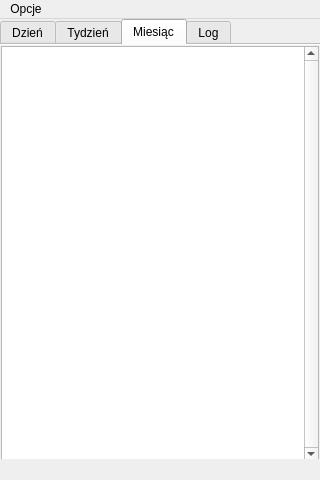
<?xml version="1.0" encoding="UTF-8"?>
<ui version="4.0">
 <class>MainWindow</class>
 <widget class="QMainWindow" name="MainWindow">
  <property name="windowModality">
   <enum>Qt::ApplicationModal</enum>
  </property>
  <property name="geometry">
   <rect>
    <x>0</x>
    <y>0</y>
    <width>320</width>
    <height>480</height>
   </rect>
  </property>
  <property name="sizePolicy">
   <sizepolicy hsizetype="Minimum" vsizetype="Minimum">
    <horstretch>0</horstretch>
    <verstretch>0</verstretch>
   </sizepolicy>
  </property>
  <property name="minimumSize">
   <size>
    <width>320</width>
    <height>480</height>
   </size>
  </property>
  <property name="maximumSize">
   <size>
    <width>320</width>
    <height>500</height>
   </size>
  </property>
  <property name="baseSize">
   <size>
    <width>320</width>
    <height>480</height>
   </size>
  </property>
  <property name="windowTitle">
   <string>MainWindow</string>
  </property>
  <property name="documentMode">
   <bool>false</bool>
  </property>
  <property name="tabShape">
   <enum>QTabWidget::Rounded</enum>
  </property>
  <widget class="QWidget" name="centralWidget">
   <widget class="QTabWidget" name="tabWidget_30">
    <property name="geometry">
     <rect>
      <x>0</x>
      <y>0</y>
      <width>320</width>
      <height>440</height>
     </rect>
    </property>
    <property name="minimumSize">
     <size>
      <width>320</width>
      <height>440</height>
     </size>
    </property>
    <property name="maximumSize">
     <size>
      <width>320</width>
      <height>440</height>
     </size>
    </property>
    <property name="baseSize">
     <size>
      <width>320</width>
      <height>440</height>
     </size>
    </property>
    <property name="tabShape">
     <enum>QTabWidget::Rounded</enum>
    </property>
    <property name="currentIndex">
     <number>2</number>
    </property>
    <property name="usesScrollButtons">
     <bool>false</bool>
    </property>
    <property name="documentMode">
     <bool>true</bool>
    </property>
    <widget class="QWidget" name="tabMain">
     <property name="minimumSize">
      <size>
       <width>320</width>
       <height>439</height>
      </size>
     </property>
     <property name="maximumSize">
      <size>
       <width>320</width>
       <height>439</height>
      </size>
     </property>
     <property name="baseSize">
      <size>
       <width>320</width>
       <height>439</height>
      </size>
     </property>
     <attribute name="title">
      <string>Dzień</string>
     </attribute>
     <widget class="QListWidget" name="listWidget">
      <property name="geometry">
       <rect>
        <x>1</x>
        <y>1</y>
        <width>318</width>
        <height>416</height>
       </rect>
      </property>
      <property name="minimumSize">
       <size>
        <width>318</width>
        <height>416</height>
       </size>
      </property>
      <property name="maximumSize">
       <size>
        <width>318</width>
        <height>416</height>
       </size>
      </property>
      <property name="baseSize">
       <size>
        <width>318</width>
        <height>416</height>
       </size>
      </property>
      <property name="frameShape">
       <enum>QFrame::StyledPanel</enum>
      </property>
      <property name="frameShadow">
       <enum>QFrame::Sunken</enum>
      </property>
      <property name="lineWidth">
       <number>1</number>
      </property>
      <property name="midLineWidth">
       <number>0</number>
      </property>
      <property name="verticalScrollBarPolicy">
       <enum>Qt::ScrollBarAlwaysOn</enum>
      </property>
      <property name="horizontalScrollBarPolicy">
       <enum>Qt::ScrollBarAlwaysOff</enum>
      </property>
      <property name="autoScroll">
       <bool>true</bool>
      </property>
      <property name="autoScrollMargin">
       <number>16</number>
      </property>
      <property name="verticalScrollMode">
       <enum>QAbstractItemView::ScrollPerPixel</enum>
      </property>
      <property name="layoutMode">
       <enum>QListView::Batched</enum>
      </property>
      <property name="spacing">
       <number>3</number>
      </property>
      <property name="currentRow">
       <number>-1</number>
      </property>
     </widget>
    </widget>
    <widget class="QWidget" name="tab7">
     <attribute name="title">
      <string>Tydzień</string>
     </attribute>
     <widget class="QListWidget" name="listWidget_7">
      <property name="geometry">
       <rect>
        <x>1</x>
        <y>1</y>
        <width>318</width>
        <height>416</height>
       </rect>
      </property>
      <property name="minimumSize">
       <size>
        <width>318</width>
        <height>416</height>
       </size>
      </property>
      <property name="maximumSize">
       <size>
        <width>318</width>
        <height>416</height>
       </size>
      </property>
      <property name="baseSize">
       <size>
        <width>318</width>
        <height>416</height>
       </size>
      </property>
      <property name="frameShape">
       <enum>QFrame::StyledPanel</enum>
      </property>
      <property name="frameShadow">
       <enum>QFrame::Sunken</enum>
      </property>
      <property name="lineWidth">
       <number>1</number>
      </property>
      <property name="midLineWidth">
       <number>0</number>
      </property>
      <property name="verticalScrollBarPolicy">
       <enum>Qt::ScrollBarAlwaysOn</enum>
      </property>
      <property name="horizontalScrollBarPolicy">
       <enum>Qt::ScrollBarAlwaysOff</enum>
      </property>
      <property name="autoScroll">
       <bool>true</bool>
      </property>
      <property name="autoScrollMargin">
       <number>16</number>
      </property>
      <property name="verticalScrollMode">
       <enum>QAbstractItemView::ScrollPerPixel</enum>
      </property>
      <property name="layoutMode">
       <enum>QListView::Batched</enum>
      </property>
      <property name="spacing">
       <number>3</number>
      </property>
      <property name="currentRow">
       <number>-1</number>
      </property>
     </widget>
    </widget>
    <widget class="QWidget" name="tab">
     <attribute name="title">
      <string>Miesiąc</string>
     </attribute>
     <widget class="QListWidget" name="listWidget_30">
      <property name="geometry">
       <rect>
        <x>1</x>
        <y>1</y>
        <width>318</width>
        <height>416</height>
       </rect>
      </property>
      <property name="minimumSize">
       <size>
        <width>318</width>
        <height>416</height>
       </size>
      </property>
      <property name="maximumSize">
       <size>
        <width>318</width>
        <height>416</height>
       </size>
      </property>
      <property name="baseSize">
       <size>
        <width>318</width>
        <height>416</height>
       </size>
      </property>
      <property name="frameShape">
       <enum>QFrame::StyledPanel</enum>
      </property>
      <property name="frameShadow">
       <enum>QFrame::Sunken</enum>
      </property>
      <property name="lineWidth">
       <number>1</number>
      </property>
      <property name="midLineWidth">
       <number>0</number>
      </property>
      <property name="verticalScrollBarPolicy">
       <enum>Qt::ScrollBarAlwaysOn</enum>
      </property>
      <property name="horizontalScrollBarPolicy">
       <enum>Qt::ScrollBarAlwaysOff</enum>
      </property>
      <property name="autoScroll">
       <bool>true</bool>
      </property>
      <property name="autoScrollMargin">
       <number>16</number>
      </property>
      <property name="verticalScrollMode">
       <enum>QAbstractItemView::ScrollPerPixel</enum>
      </property>
      <property name="layoutMode">
       <enum>QListView::Batched</enum>
      </property>
      <property name="spacing">
       <number>3</number>
      </property>
      <property name="currentRow">
       <number>-1</number>
      </property>
     </widget>
    </widget>
    <widget class="QWidget" name="tabLog">
     <attribute name="title">
      <string>Log</string>
     </attribute>
     <widget class="QTextBrowser" name="textBrowser">
      <property name="geometry">
       <rect>
        <x>1</x>
        <y>1</y>
        <width>318</width>
        <height>416</height>
       </rect>
      </property>
      <property name="minimumSize">
       <size>
        <width>318</width>
        <height>416</height>
       </size>
      </property>
      <property name="maximumSize">
       <size>
        <width>318</width>
        <height>416</height>
       </size>
      </property>
      <property name="baseSize">
       <size>
        <width>318</width>
        <height>416</height>
       </size>
      </property>
     </widget>
    </widget>
   </widget>
   <widget class="QLabel" name="nowLabel">
    <property name="geometry">
     <rect>
      <x>2</x>
      <y>440</y>
      <width>160</width>
      <height>18</height>
     </rect>
    </property>
    <property name="minimumSize">
     <size>
      <width>160</width>
      <height>18</height>
     </size>
    </property>
    <property name="font">
     <font>
      <pointsize>7</pointsize>
     </font>
    </property>
    <property name="text">
     <string>TextLabel</string>
    </property>
   </widget>
  </widget>
  <widget class="QStatusBar" name="statusBar">
   <property name="minimumSize">
    <size>
     <width>320</width>
     <height>20</height>
    </size>
   </property>
   <property name="maximumSize">
    <size>
     <width>320</width>
     <height>20</height>
    </size>
   </property>
   <property name="baseSize">
    <size>
     <width>320</width>
     <height>20</height>
    </size>
   </property>
   <property name="sizeGripEnabled">
    <bool>false</bool>
   </property>
  </widget>
  <widget class="QMenuBar" name="menuBar">
   <property name="geometry">
    <rect>
     <x>0</x>
     <y>0</y>
     <width>320</width>
     <height>21</height>
    </rect>
   </property>
   <widget class="QMenu" name="menuOpt">
    <property name="mouseTracking">
     <bool>false</bool>
    </property>
    <property name="focusPolicy">
     <enum>Qt::TabFocus</enum>
    </property>
    <property name="contextMenuPolicy">
     <enum>Qt::PreventContextMenu</enum>
    </property>
    <property name="acceptDrops">
     <bool>false</bool>
    </property>
    <property name="tearOffEnabled">
     <bool>false</bool>
    </property>
    <property name="title">
     <string>Opcje</string>
    </property>
    <addaction name="actionRefresh"/>
    <addaction name="actionSettings"/>
    <addaction name="actionAbout"/>
    <addaction name="actionHelp"/>
    <addaction name="separator"/>
    <addaction name="actionQuit"/>
   </widget>
   <addaction name="menuOpt"/>
  </widget>
  <action name="actionRefresh">
   <property name="text">
    <string>Odśwież</string>
   </property>
   <property name="shortcut">
    <string>F5</string>
   </property>
  </action>
  <action name="actionSettings">
   <property name="text">
    <string>Ustawienia</string>
   </property>
   <property name="shortcut">
    <string>F4</string>
   </property>
  </action>
  <action name="actionQuit">
   <property name="text">
    <string>Zakończ</string>
   </property>
   <property name="shortcut">
    <string>Ctrl+Q</string>
   </property>
  </action>
  <action name="actionHelp">
   <property name="text">
    <string>Pomoc</string>
   </property>
   <property name="shortcut">
    <string>F1</string>
   </property>
  </action>
  <action name="actionAbout">
   <property name="text">
    <string>O programie</string>
   </property>
  </action>
 </widget>
 <layoutdefault spacing="6" margin="11"/>
 <resources/>
 <connections/>
 <slots>
  <slot>resizeItem(bool)</slot>
  <slot>mainlog(QString)</slot>
 </slots>
</ui>
